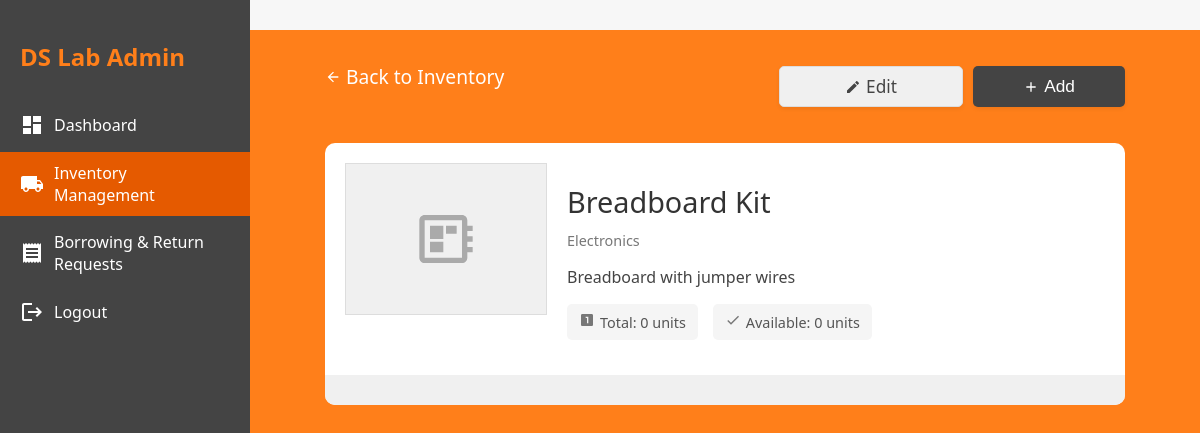
/equipment-detail.php?id=6 (signed in), run on the app's committed database.
### tables this page shows
CREATE TABLE `equipment` (
  `id` int(11) NOT NULL,
  `name` varchar(255) NOT NULL,
  `description` text DEFAULT NULL,
  `quantity_available` int(11) NOT NULL DEFAULT 1,
  `category` varchar(100) DEFAULT NULL,
  `status` enum('Available','Partially Available','Not Available') DEFAULT 'Available',
  `image_url` varchar(255) DEFAULT NULL,
  `created_at` timestamp NOT NULL DEFAULT current_timestamp(),
  `updated_at` timestamp NOT NULL DEFAULT current_timestamp() ON UPDATE current_timestamp()
);

### equipment-detail.php (the view, shortened to what this page needs)
<?php
include 'db.php';
$is_admin = isset($_SESSION['admin_id']) && isset($_SESSION['is_admin']);
$equipment_id = (int)$_GET['id'];
$stmt = $conn->prepare("SELECT * FROM equipment WHERE id = ?");
$stmt->bind_param("i", $equipment_id);
$stmt->execute();
$result = $stmt->get_result();
$equipment = $result->fetch_assoc();
?>
<!DOCTYPE html>
<html lang="en">
<head>
    <link rel="stylesheet" href="style.css">
    <link rel="stylesheet" href="sidenav.css">
</head>
<body class="<?php echo $is_admin ? 'admin-view' : ''; ?>">
    <?php if ($is_admin): ?>
    <div class="admin-sidenav" id="adminSideNav">
        <h2>DS Lab Admin</h2>
        <ul>
            <li><a href="admin-dashboard.php">
                <span class="icon">
                    <svg xmlns="http://www.w3.org/2000/svg" width="24" height="24" viewBox="0 0 24 24" fill="currentColor">
                        <path d="M3 13h8V3H3v10zm0 8h8v-6H3v6zm10 0h8V11h-8v10zm0-18v6h8V3h-8z"/>
                    </svg>
                </span>
                Dashboard
            </a></li>
            <li><a href="inventory.php" class="active">
                <span class="icon">
                </span>
                Inventory Management
            </a></li>
            <li><a href="borrowing.php">
                <span class="icon">
                </span>
                Borrowing & Return Requests
            </a></li>
            <li><a href="admin-logout.php">
                <span class="icon">
                    <svg xmlns="http://www.w3.org/2000/svg" width="24" height="24" viewBox="0 0 24 24" fill="currentColor">
                        <path d="M17 7l-1.41 1.41L18.17 11H8v2h10.17l-2.58 2.58L17 17l5-5zM4 5h8V3H4c-1.1 0-2 .9-2 2v14c0 1.1.9 2 2 2h8v-2H4V5z"/>
                    </svg>
                </span>
                Logout
            </a></li>
        </ul>
    </div>
    <?php else: ?>
    <?php include 'nav_template.php'; ?>
    <?php endif; ?>
    <div class="equipment-container">
        <div class="equipment-header">
            <a href="inventory.php" class="back-link">
                <svg xmlns="http://www.w3.org/2000/svg" width="16" height="16" viewBox="0 0 24 24" fill="currentColor">
                    <path d="M20 11H7.83l5.59-5.59L12 4l-8 8 8 8 1.41-1.41L7.83 13H20v-2z"/>
                </svg>
                Back to Inventory
            </a>
            <?php if ($is_admin): ?>
            <div class="equipment-actions">
                <a href="edit-equipment.php?id=<?php echo $equipment_id; ?>" class="action-btn secondary-btn">
                    <svg xmlns="http://www.w3.org/2000/svg" width="16" height="16" viewBox="0 0 24 24" fill="currentColor">
                        <path d="M3 17.25V21h3.75L17.81 9.94l-3.75-3.75L3 17.25zM20.71 7.04c.39-.39.39-1.02 0-1.41l-2.34-2.34c-.39-.39-1.02-.39-1.41 0l-1.83 1.83 3.75 3.75 1.83-1.83z"/>
                    </svg>
                    Edit
                </a>
                <button class="action-btn primary-btn" id="addItemBtn">
                    <svg xmlns="http://www.w3.org/2000/svg" width="16" height="16" viewBox="0 0 24 24" fill="currentColor">
                        <path d="M19 13h-6v6h-2v-6H5v-2h6V5h2v6h6v2z"/>
                    </svg>
                    Add
                </button>
            </div>
            <?php endif; ?>
        </div>
        <div class="equipment-content">
            <div class="equipment-detail-card">
                <div class="equipment-image-container">
                    <div class="equipment-image">
                        <?php if (!empty($equipment['image_path'])): ?>
                        <img src="<?php echo htmlspecialchars($equipment['image_path']); ?>" alt="<?php echo htmlspecialchars($equipment['name']); ?>" style="max-width: 100%; max-height: 100%;">
                        <?php else: ?>
                        <svg xmlns="http://www.w3.org/2000/svg" width="64" height="64" viewBox="0 0 24 24" fill="#aaa">
                            <path d="M22 9V7h-2V5c0-1.1-.9-2-2-2H4c-1.1 0-2 .9-2 2v14c0 1.1.9 2 2 2h14c1.1 0 2-.9 2-2v-2h2v-2h-2v-2h2v-2h-2V9h2zm-4 10H4V5h14v14zM6 13h5v4H6zm6-6h4v3h-4zm-6 0h5v5H6z"/>
                        </svg>
                        <?php endif; ?>
                    </div>
                    <div class="equipment-info">
                        <h1 class="equipment-name"><?php echo htmlspecialchars($equipment['name']); ?></h1>
                        <div class="equipment-category"><?php echo htmlspecialchars($equipment['category']); ?></div>
                        <div class="equipment-description">
                            <?php echo nl2br(htmlspecialchars($equipment['description'] ?? 'Oscilloscopes (or digital storage oscilloscopes) are devices that display and analyze the waveform of electronic signals. The signal is plotted on a graph which shows how the signal changes over time. The vertical (Y) axis represents voltage and the horizontal (X) axis represents time.')); ?>
                        </div>
                        <div class="equipment-meta">
                            <div class="meta-item">
                                <span class="icon">
                                    <svg xmlns="http://www.w3.org/2000/svg" width="16" height="16" viewBox="0 0 24 24" fill="currentColor">
                                        <path d="M19 3H5c-1.1 0-2 .9-2 2v14c0 1.1.9 2 2 2h14c1.1 0 2-.9 2-2V5c0-1.1-.9-2-2-2zm-5 14h-2V9h-2V7h4v10z"/>
                                    </svg>
                                </span>
                                Total: <?php echo (int)($equipment['quantity'] ?? 0); ?> units
                            </div>
                            <div class="meta-item">
                                <span class="icon">
                                    <svg xmlns="http://www.w3.org/2000/svg" width="16" height="16" viewBox="0 0 24 24" fill="currentColor">
                                        <path d="M9 16.17L4.83 12l-1.42 1.41L9 19 21 7l-1.41-1.41z"/>
                                    </svg>
                                </span>
                                Available: <?php echo (int)($equipment['available_quantity'] ?? 0); ?> units
                            </div>
                        </div>
                    </div>
                </div>
                <div class="equipment-items">
                </div>
            </div>
        </div>
    </div>
</body>
</html>

### style.css (style rules this page uses)
body { font-family: Arial, Helvetica, sans-serif; margin: 0; padding: 0; min-height: 100vh; background: #f3f3f3; overflow-x: hidden; display: flex; flex-direction: column; align-items: center; justify-content: center; height: 100vh; }
button { background-color: orange; color: white; padding: 14px 20px; margin: 20px auto; border-radius: 20px; cursor: pointer; width: 50%; display: block; }
.back-link { display: block; text-align: center; margin: 18px 0; }
.action-btn { flex: 1 1 0; min-width: 0; width: 152px; max-width: 152px; background: #ff7f1a; color: #222; font-size: 1em; font-weight: 500; border-radius: 16px; text-align: center; padding: 18px 0; text-decoration: none; box-shadow: 0 2px 4px #0001; transition: background 0.2s; margin: 0; display: flex; align-items: center; justify-content: center; }

### equipment-detail.php (style rules this page uses)
body, html { height: 100vh; margin: 0; padding: 0; overflow-x: hidden; background: #f7f7f7; font-family: 'Segoe UI', Arial, sans-serif; }
.admin-sidenav { width: 250px; background-color: #444; color: white; padding-top: 20px; position: fixed; height: 100%; z-index: 1; transition: all 0.3s; left: 0; top: 0; }
.admin-sidenav h2 { color: #ff7f1a; padding: 0 20px; margin-bottom: 30px; }
.admin-sidenav ul { list-style: none; padding: 0; }
.admin-sidenav li { margin-bottom: 5px; }
.admin-sidenav a { display: flex; align-items: center; padding: 10px 20px; color: white; text-decoration: none; transition: background-color 0.3s; }
.admin-sidenav a:hover, .admin-sidenav a.active { background-color: #e55a00; }
.admin-sidenav .icon { margin-right: 10px; display: inline-flex; }
.equipment-container { background-color: #ff7f1a; width: 100%; height: calc(100vh - 60px); overflow: hidden; display: flex; flex-direction: column; }
.admin-view .equipment-container { margin-left: 0; width: calc(100% - 250px); margin-left: 250px; }
.equipment-header { color: white; padding: 15px 20px; font-size: 1.2em; font-weight: 500; display: flex; justify-content: space-between; align-items: center; width: 100%; max-width: 800px; margin: 0 auto; }
.equipment-content { flex: 1; padding: 20px; overflow-y: auto; display: flex; flex-direction: column; align-items: center; }
.equipment-detail-card { background: white; border-radius: 10px; padding: 0; width: 100%; max-width: 800px; overflow: hidden; margin-bottom: 20px; }
.equipment-image-container { padding: 20px; display: flex; align-items: flex-start; }
.equipment-image { width: 200px; height: 150px; background-color: #f0f0f0; display: flex; align-items: center; justify-content: center; margin-right: 20px; border: 1px solid #ddd; }
.equipment-info { flex: 1; }
.equipment-name { font-size: 1.8em; font-weight: 500; margin-bottom: 10px; color: #333; }
.equipment-category { font-size: 0.9em; color: #777; margin-bottom: 15px; }
.equipment-description { margin-bottom: 15px; line-height: 1.5; color: #444; }
.equipment-meta { display: flex; flex-wrap: wrap; gap: 15px; margin-bottom: 15px; }
.meta-item { background-color: #f5f5f5; padding: 8px 12px; border-radius: 5px; font-size: 0.9em; color: #555; display: flex; align-items: center; }
.meta-item .icon { margin-right: 5px; color: #777; }
.equipment-actions { display: flex; gap: 10px; margin-top: 20px; }
.action-btn { padding: 8px 15px; border-radius: 5px; font-size: 0.9em; cursor: pointer; display: flex; align-items: center; gap: 5px; text-decoration: none; }
.primary-btn { background-color: #444; color: white; border: none; }
.secondary-btn { background-color: #f0f0f0; color: #444; border: 1px solid #ddd; }
.equipment-items { padding: 15px 20px; background-color: #f0f0f0; }
.back-link { color: white; text-decoration: none; display: flex; align-items: center; gap: 5px; }

### data on the page
equipment: name "Breadboard Kit", category "Electronics", description "Breadboard with jumper wires"

### other printed values
$equipment['quantity'] "0"
$equipment['available_quantity'] "0"
